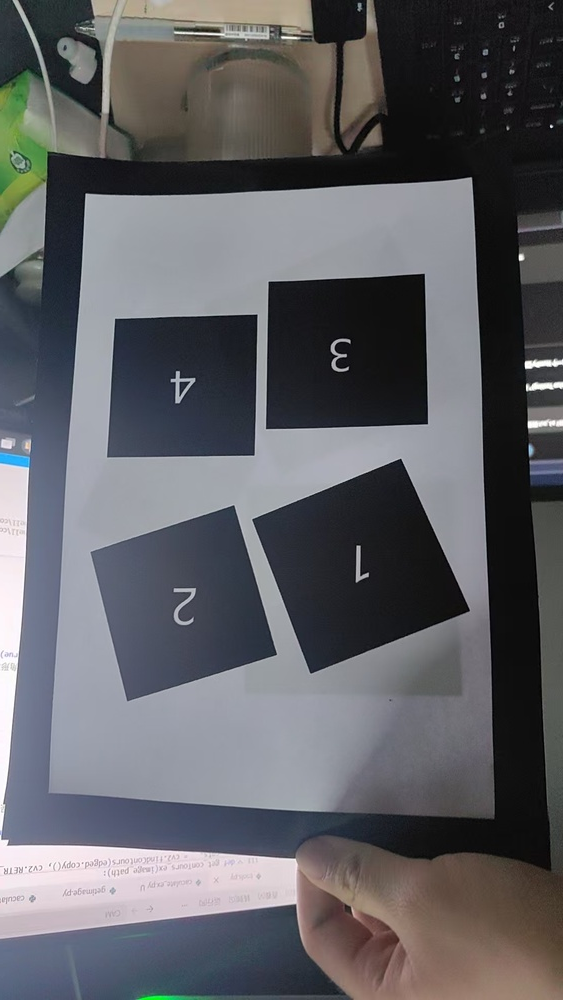
#> input picture data/test.jpg, 563 x 1000 px, shrunk from 1080 x 1919 before the run
$ python -i tools_temp.py   (imports and definitions only)
#> lines starting #> are read from the running program, lines starting #| are printed output that depends on the picture; after the words box and inside, x2 and y2 are one past the last pixel; in counts of white or black regions, pixels touching at a corner belong together
import cv2
import numpy as np


# [109 lines left out: function get_conTours, not called in this run]
def get_conTours_ex(image_path):

    """
    input param:文件路径
    output param:过滤后的轮廓列表,原图像的灰度图
    """
#> called with image_path = 'data/test.jpg'
    # 1. 加载图片

    img = cv2.imread(image_path)
#> img is the input picture: shape (1000, 563, 3); mean B, G, R 100.5, 96.1, 95.6
    if img is None:
        print("错误：无法加载图片")
        return None
    print(f"图片读取成功！大小：{img.shape[0]} x {img.shape[1]}")
#| 图片读取成功！大小：1000 x 563

    # 2. 预处理：灰度化 -> 高斯滤波 -> 边缘检测
    gray = cv2.cvtColor(img, cv2.COLOR_BGR2GRAY)
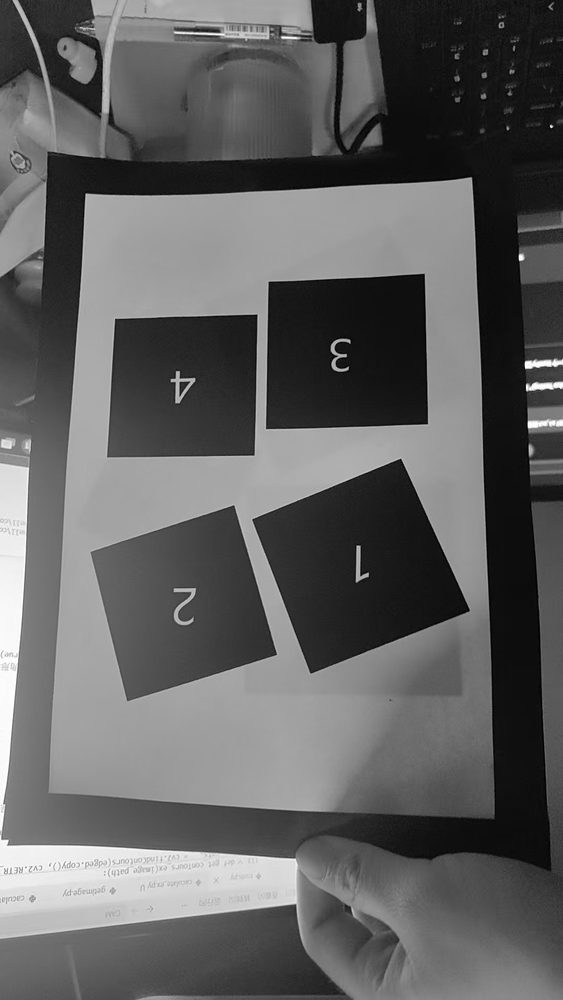
#> gray: shape (1000, 563); min 0, max 255, mean 96.5


    gray[gray < 50] = 0
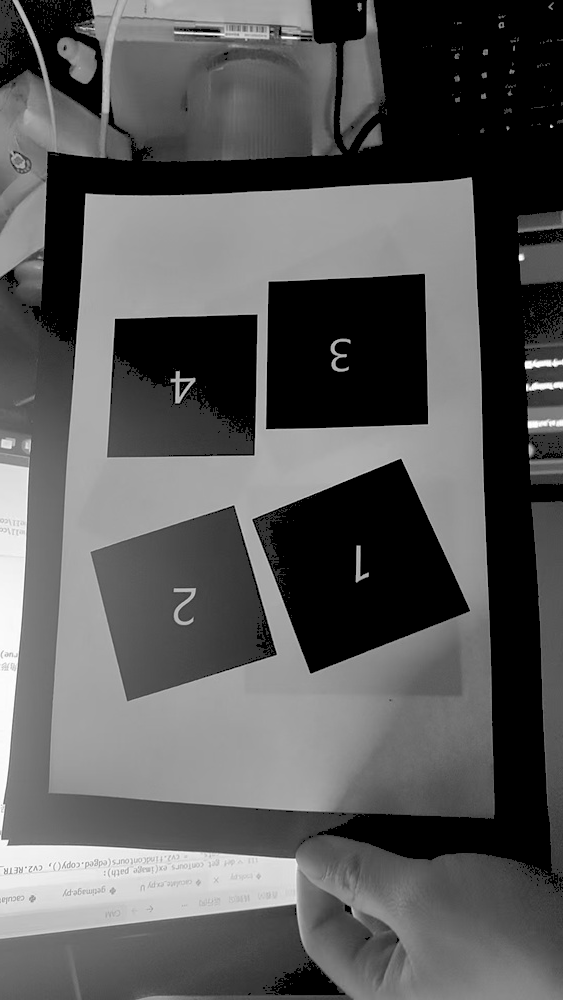
#> gray: shape (1000, 563); min 0, max 255, mean 89.3
    gray[gray >= 50] = 255#二值化，主要去除阴影
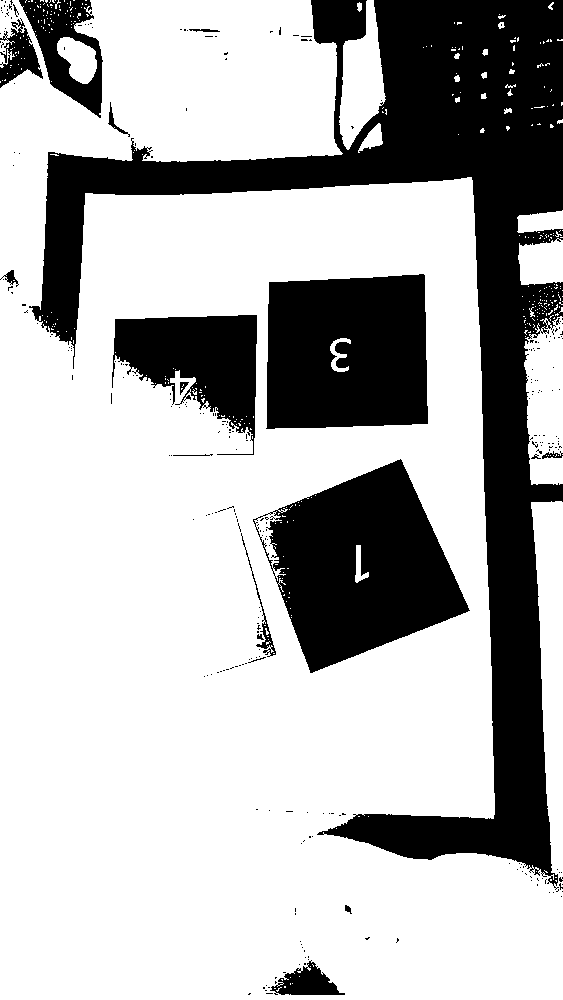
#> gray: shape (1000, 563); 70.8% white; 281 black regions (262 under 20 px), largest, box (x1, y1, x2, y2) and area: (29, 0, 563, 890) 95034, (253, 459, 470, 673) 26445, (266, 274, 428, 429) 23203

    blurred = cv2.GaussianBlur(gray, (5, 5), 0)
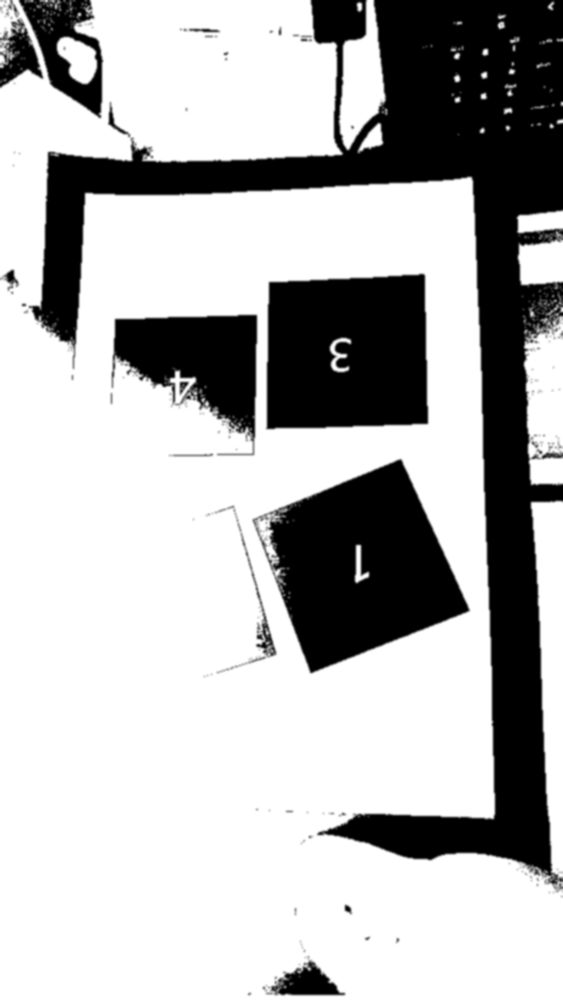
#> blurred: shape (1000, 563); min 0, max 255, mean 180.5

    edged = cv2.Canny(blurred, 100, 150)
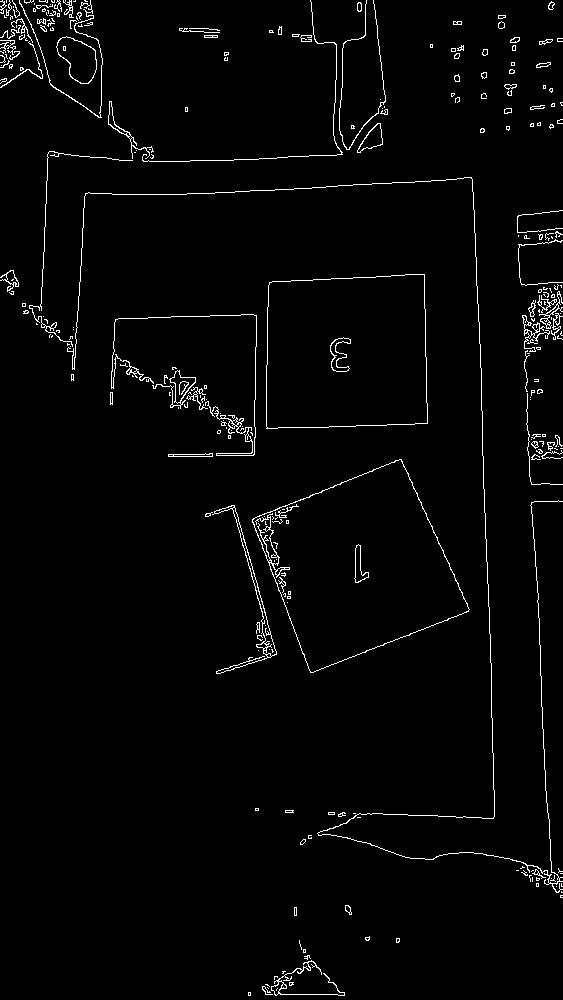
#> edged: shape (1000, 563); 2.2% white in thin lines or dots
    #100：低阈值（threshold1），用于检测弱边缘。梯度值低于此阈值的像素会被丢弃。
    #150：高阈值（threshold2），用于检测强边缘。梯度值高于此阈值的像素被认为是确定的边缘。

    cv2.imshow("Edged", edged)

    # 3. 寻找轮廓并排序（取面积最大的，即 A4 纸外框）
    cnts, _ = cv2.findContours(edged.copy(), cv2.RETR_LIST, cv2.CHAIN_APPROX_NONE)
#> cnts = 452 contours, 370 with area under 20; largest, box (x1, y1, x2, y2) and area: (252, 459, 470, 673) 27460, (252, 459, 470, 673) 27252, (266, 274, 428, 429) 23466, (266, 274, 428, 429) 23463, (56, 36, 97, 84) 1222

    #print(f"原始轮廓数量：{len(cnts)}")
    cnts = sorted(cnts, key=cv2.contourArea, reverse=True)

    # 4.用面积与周长之比的方法来过滤掉一些不规则的轮廓，保留更接近矩形的轮廓
    min_area = 100  # 根据实际情况调整最小面积阈值
    good_cnts = []
    for cnt in cnts:
        area = cv2.contourArea(cnt)
        if area < min_area:
            continue

        peri = cv2.arcLength(cnt, True)
        if peri == 0:
            continue

        # 稍微减小 epsilon 参数 (0.02 -> 0.015)，防止三角形顶点被过度简化
        approx = cv2.approxPolyDP(cnt, 0.015 * peri, True)

        # 保持凸性检测
        if not cv2.isContourConvex(approx):
            continue

        num_vertices = len(approx)
        rect = cv2.minAreaRect(cnt)
        (x, y), (w, h), angle = rect
        ratio = w / h if h != 0 else 0
        rect_area = w * h
        extent = area / rect_area if rect_area != 0 else 0


        # . 矩形/A4纸判定 (通常拟合为 4 个点)
        if num_vertices == 4:
            # 矩形占空比很高，通常 > 0.7 (理想是 1.0)
            if extent > 0.65 and 0.5 < ratio < 2.0:
                good_cnts.append(cnt)
#> this loop made 452 passes
#> area on passes 25 to 27: 92.5, 79.5, 74.5
#> after the loop, good_cnts = 3 contours; box (x1, y1, x2, y2) and area: (252, 459, 470, 673) 27460, (266, 274, 428, 429) 23466, (266, 274, 428, 429) 23463


    ft_cnts = filter_similar_contours(good_cnts)
#> in filter_similar_contours, `cnts = sorted(cnts, key=cv2.contourArea, reverse=True)`: cnts has the same summary as good_cnts in get_conTours_ex
#> the loop in filter_similar_contours, `for cnt in cnts:` made 3 passes
#> (curr_cx, curr_cy, curr_area) on passes 1 to 3: (358, 565, 27460), (346, 352, 23465.5), (346, 352, 23463)
#> after the loop in filter_similar_contours, `for cnt in cnts:`: areas = [27460, 23465.5]; centers = [(358, 565), (346, 352)]; unique_cnts = 2 contours; box (x1, y1, x2, y2) and area: (252, 459, 470, 673) 27460, (266, 274, 428, 429) 23466
#> ft_cnts has the same summary as unique_cnts in filter_similar_contours

    a4_out, border_in, target = get_challenge_contours(ft_cnts)

    num_cnt = 0
    if a4_out is not None:
        num_cnt += 1
    if border_in is not None:
        num_cnt += 1
    if target is not None:
        if isinstance(target[0], np.ndarray) and target[0].ndim > 1:
            num_cnt += len(target)
        else:
            num_cnt += 1

    print(f"轮廓数量：{num_cnt} (A4外框: {len(a4_out)}, 内沿: {len(border_in)}, 目标: {len(target)})")

    # 5.绘图可视化显示所有轮廓
    img_all = img.copy()
    cv2.drawContours(img_all, [a4_out, border_in]+ target, -1, (0, 255, 0), 2)
    cv2.namedWindow("All Contours", cv2.WINDOW_NORMAL)
    cv2.imshow("All Contours", img_all)
    #cv2.waitKey(-1)#调试时开启

    return a4_out, border_in, target, gray

def get_conTours_cplx(image_path):

    return None
def get_challenge_contours(cnts):
    """
    针对发挥部分：锁定A4外框、黑框内沿，并获取内部所有独立的正方形目标
    """
    # 1. 确保按面积从大到小排序 [cite: 3]
    cnts = sorted(cnts, key=cv2.contourArea, reverse=True)
#> cnts has the same summary as unique_cnts in filter_similar_contours

    a4_out = None
    border_in = None
    targets = []

    # 2. 第一步：寻找 A4 外框和黑框内沿 (父子关系)
    for i in range(len(cnts)):
        c_parent = cnts[i]
        for j in range(i + 1, len(cnts)):
            c_child = cnts[j]
            # 计算子轮廓质心 [cite: 3]
            M = cv2.moments(c_child)
            if M["m00"] == 0: continue
            centroid = (int(M["m10"] / M["m00"]), int(M["m01"] / M["m00"]))

            # 判断嵌套关系 [cite: 3]
            if cv2.pointPolygonTest(c_parent, centroid, False) >= 0:
                a4_out = c_parent
                border_in = c_child
                break
        if a4_out is not None: break
#> this loop made 2 passes

    # 3. 第二步：在 border_in 内部搜集所有符合正方形特征的轮廓
    if border_in is not None:
        for k in range(len(cnts)):
            cand = cnts[k]
            # 跳过已经识别的外框和内框
            if cand is a4_out or cand is border_in: continue

            # 特征预筛选：必须在内沿内部 [cite: 3]
            M = cv2.moments(cand)
            if M["m00"] == 0: continue
            centroid = (int(M["m10"] / M["m00"]), int(M["m01"] / M["m00"]))

            if cv2.pointPolygonTest(border_in, centroid, False) >= 0:
                # 形状判定：正方形 (4个顶点)
                peri = cv2.arcLength(cand, True)
                approx = cv2.approxPolyDP(cand, 0.02 * peri, True)
                if len(approx) == 4:
                    targets.append(cand)
    if targets:
        targets = sorted(targets, key=lambda c: cv2.arcLength(c, True), reverse=True)
    # 返回结果：[A4外框, 黑框内沿, 目标列表]
    return a4_out, border_in, targets

# [44 lines left out: function get_final_nested_contours, not called in this run]

def filter_similar_contours(cnts, dist_thresh=10, area_ratio_thresh=0.9, shape_thresh=0.1):
    if not cnts:
        return []

    # 1. 按面积从大到小排序，确保优先保留“外侧”或更完整的轮廓
    cnts = sorted(cnts, key=cv2.contourArea, reverse=True)
    unique_cnts = []
    centers = []
    areas = []

    for cnt in cnts:
        # 计算当前轮廓的特征
        M = cv2.moments(cnt)
        if M["m00"] == 0: continue

        curr_cx = int(M["m10"] / M["m00"])
        curr_cy = int(M["m01"] / M["m00"])
        curr_area = M["m00"]

        is_duplicate = False

        # 2. 与已经保留的唯一轮廓逐一比对
        for i, (prev_cx, prev_cy) in enumerate(centers):
            # a. 计算重心欧氏距离
            dist = np.sqrt((curr_cx - prev_cx)**2 + (curr_cy - prev_cy)**2)

            # b. 计算面积比例
            area_ratio = curr_area / areas[i] # 因为已排过序，所以必定 <= 1

            # c. 计算形状相似度 (Hu矩)
            # cv2.CONTOURS_MATCH_I1 是最常用的匹配指标，越小越像
            shape_similarity = cv2.matchShapes(cnt, unique_cnts[i], cv2.CONTOURS_MATCH_I1, 0.0)

            # --- 判定准则 ---
            # 如果重心离得近，且面积、形状都高度相似，则判定为重复
            if dist < dist_thresh and area_ratio > area_ratio_thresh and shape_similarity < shape_thresh:
                is_duplicate = True
                break

        if not is_duplicate:
            unique_cnts.append(cnt)
            centers.append((curr_cx, curr_cy))
            areas.append(curr_area)

    return unique_cnts

# [102 lines left out: functions refine_approx, caculate_square_x, caculate_triangle_x, caculate_circle_x, not called in this run]


>>> result = get_conTours_ex('data/test.jpg')
#> in get_conTours_ex, `a4_out, border_in, target = get_challenge_contours(ft_cnts)`: target = []
#> (the run stopped early here; a loop or call above may not have finished)
